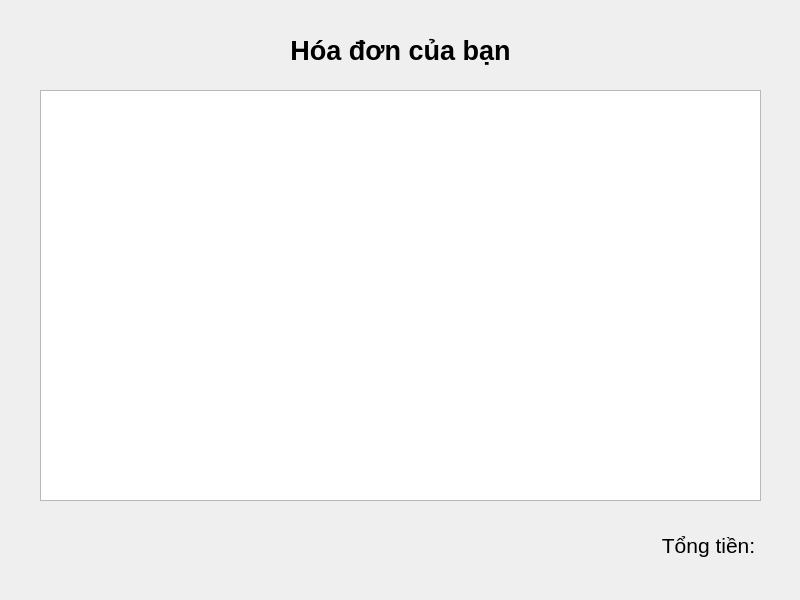
<?xml version="1.0" encoding="UTF-8"?>
<ui version="4.0">
 <class>HoaDon</class>
 <widget class="QDialog" name="HoaDon">
  <property name="geometry">
   <rect>
    <x>0</x>
    <y>0</y>
    <width>800</width>
    <height>600</height>
   </rect>
  </property>
  <property name="windowTitle">
   <string>Hóa đơn</string>
  </property>
  <widget class="QTableView" name="tblHoaDon">
   <property name="geometry">
    <rect>
     <x>40</x>
     <y>90</y>
     <width>721</width>
     <height>411</height>
    </rect>
   </property>
   <property name="font">
    <font>
     <pointsize>11</pointsize>
    </font>
   </property>
  </widget>
  <widget class="QLabel" name="label">
   <property name="geometry">
    <rect>
     <x>40</x>
     <y>30</y>
     <width>721</width>
     <height>40</height>
    </rect>
   </property>
   <property name="font">
    <font>
     <pointsize>20</pointsize>
     <bold>true</bold>
    </font>
   </property>
   <property name="text">
    <string>Hóa đơn của bạn</string>
   </property>
   <property name="alignment">
    <set>Qt::AlignCenter</set>
   </property>
  </widget>
  <widget class="QLabel" name="lblTongTien">
   <property name="geometry">
    <rect>
     <x>40</x>
     <y>525</y>
     <width>721</width>
     <height>40</height>
    </rect>
   </property>
   <property name="font">
    <font>
     <pointsize>16</pointsize>
    </font>
   </property>
   <property name="text">
    <string>Tổng tiền: </string>
   </property>
   <property name="alignment">
    <set>Qt::AlignRight|Qt::AlignTrailing|Qt::AlignVCenter</set>
   </property>
  </widget>
 </widget>
 <resources/>
 <connections/>
</ui>
